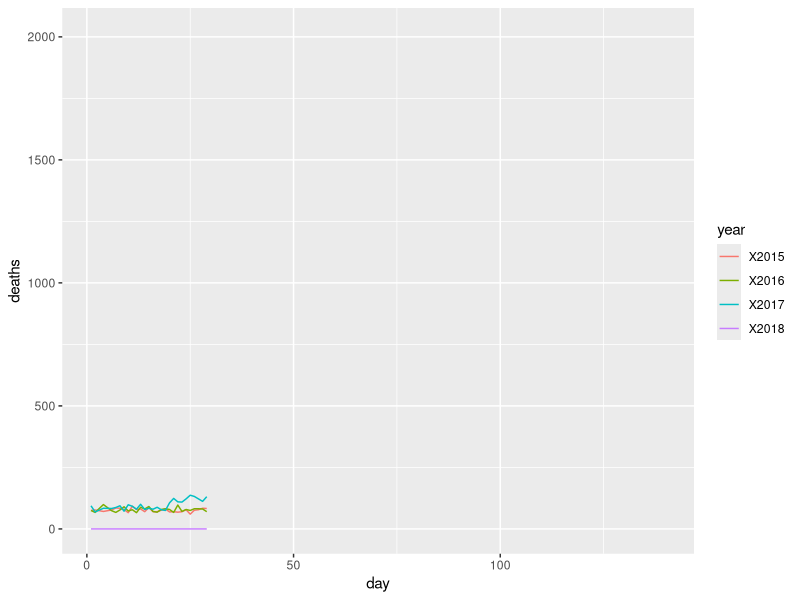

Generate this figure with R:
library(tidyverse)
library(pdftools)
options(digits = 3)    # report 3 significant digits
fn <- system.file("extdata", "RD-Mortality-Report_2015-18-180531.pdf", package="dslabs")
#system("cmd.exe", input = paste("start", fn))

text<-pdf_text(fn)
p9<-text[9]
x<-str_split(p9,"\n")
s<-x[[1]]
s<-str_trim(s,side="both")
header_index<-2
header<-s[header_index]
header <- str_split(header,"\\s+", simplify=TRUE)
month<-"SEPT"
header<-c("2015","2016","2017","2018")
tail_index<-35

n<-str_count(s,"\\d+")
s<-c(s[3:5],s[7],s[8],s[10:34])
s <- str_remove_all(s, "[^\\d\\s]")
s <- str_split_fixed(s, "\\s+", n = 6)[,1:5]
tab<-s
tab<-as.numeric(tab)
tab<-matrix(data=tab, ncol=5, nrow=30)
colnames(tab) <- c("day", header)
tab<-data.frame(tab)
tab <- tab %>% gather(year, deaths, -day) %>%
  mutate(deaths = as.numeric(deaths))
tab

#?ggplot
tab %>% filter(year!="x2018") %>% 
  ggplot(aes(day,deaths,color=year)) + geom_line()
